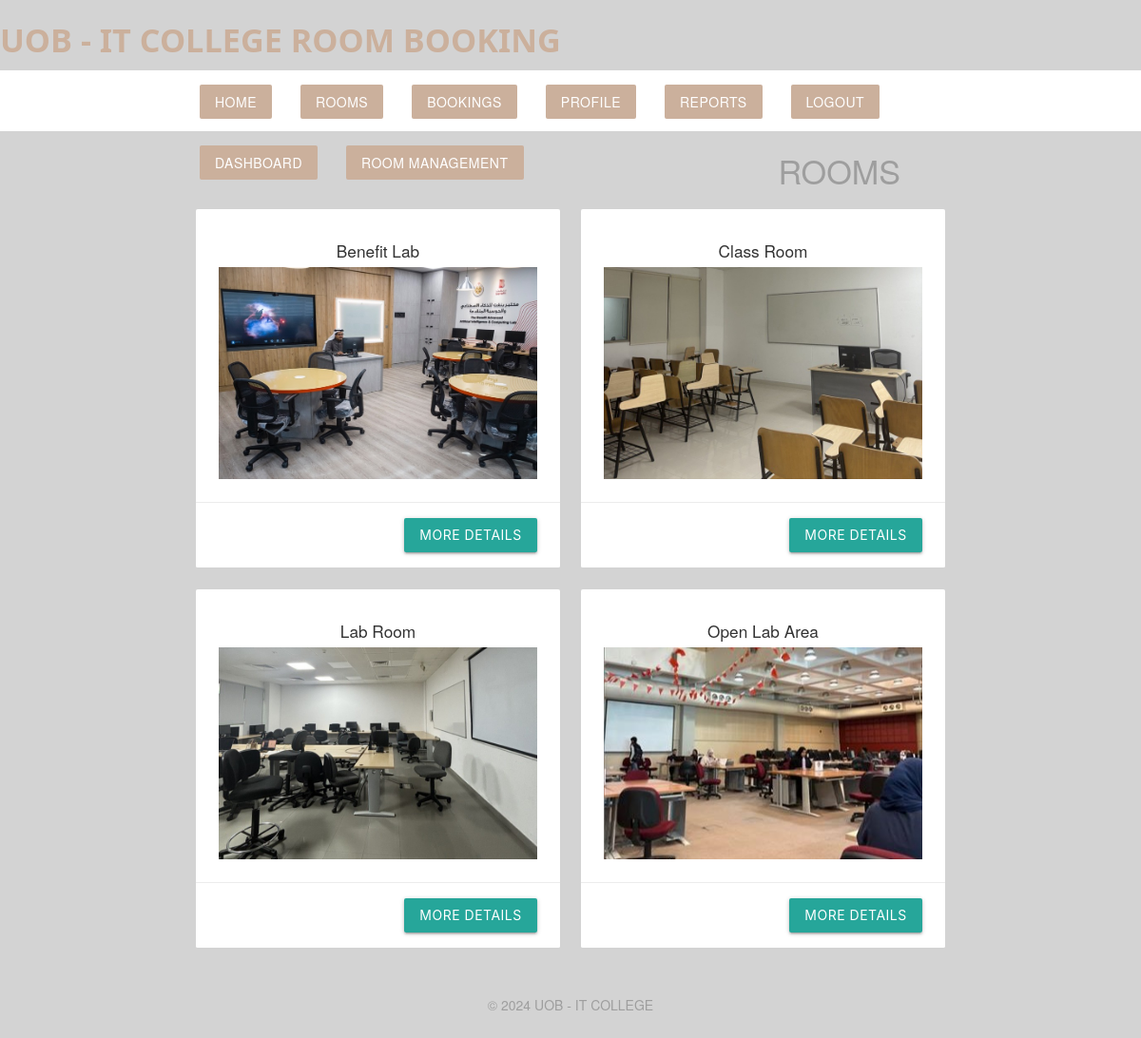
Page /rooms.php (signed in) on the committed database.
### tables this page shows
CREATE TABLE `class_type` (
  `class_type_id` int(11) NOT NULL,
  `type_name` varchar(20) NOT NULL,
  `capacity` varchar(255) NOT NULL,
  `equipments` varchar(255) NOT NULL,
  `image` varchar(255) DEFAULT NULL,
  `class_count` int(11) DEFAULT 0
);

### rooms.php (the view, shortened to what this page needs)
<?php
include 'connection.php';
try {
    $result = $pdo->query('SELECT * FROM class_type');
    $class = $result->fetchAll(PDO::FETCH_ASSOC);
} catch (PDOException $e) {
    die("Error fetching class types: " . $e->getMessage());
}
?>
<!DOCTYPE html>
<html>
<head>
    <link rel="stylesheet" href="https://cdnjs.cloudflare.com/ajax/libs/materialize/1.0.0/css/materialize.min.css">
    <link rel="stylesheet" href="https://maxcdn.bootstrapcdn.com/bootstrap/3.4.1/css/bootstrap.min.css">
<body>
    <?php include("header.php"); ?>
    <h4 class="center grey-text">ROOMS</h4>
    <div class="container">
        <div class="row">
            <?php foreach ($class as $index => $room) {  ?>
                <div class="col s6 md3">
                    <div class="card z-depth-0">
                        <div class="card-content center">
                            <h6><?php echo htmlspecialchars($room['type_name']); ?></h6>
                            <div style="display: flex; justify-content: center; align-items: center; flex-wrap: wrap;"><img
                                    src="image/<?php echo htmlspecialchars($room['image']); ?>"
                                    style="max-width: 100%; height: auto; margin: auto;" /></div>
                        </div>
                        <div class="card-action right-align">
                            <button type="button" class="btn btn-info btn-lg" data-toggle="modal"
                                data-target="#modal-<?php echo $index; ?>">More Details</button>
                        </div>
                    </div>
                </div>
            <?php } ?>
        </div>
    </div>
    <?php include("footer.php"); ?>
</body>
</html>

### header.php (style rules this page uses)
body { background-color: lightgrey; }

### rows in the picture
class_type: type_name "Benefit Lab", image (picture)
class_type: type_name "Class Room", image (picture)
class_type: type_name "Lab Room", image (picture)
class_type: type_name "Open Lab Area", image (picture)
